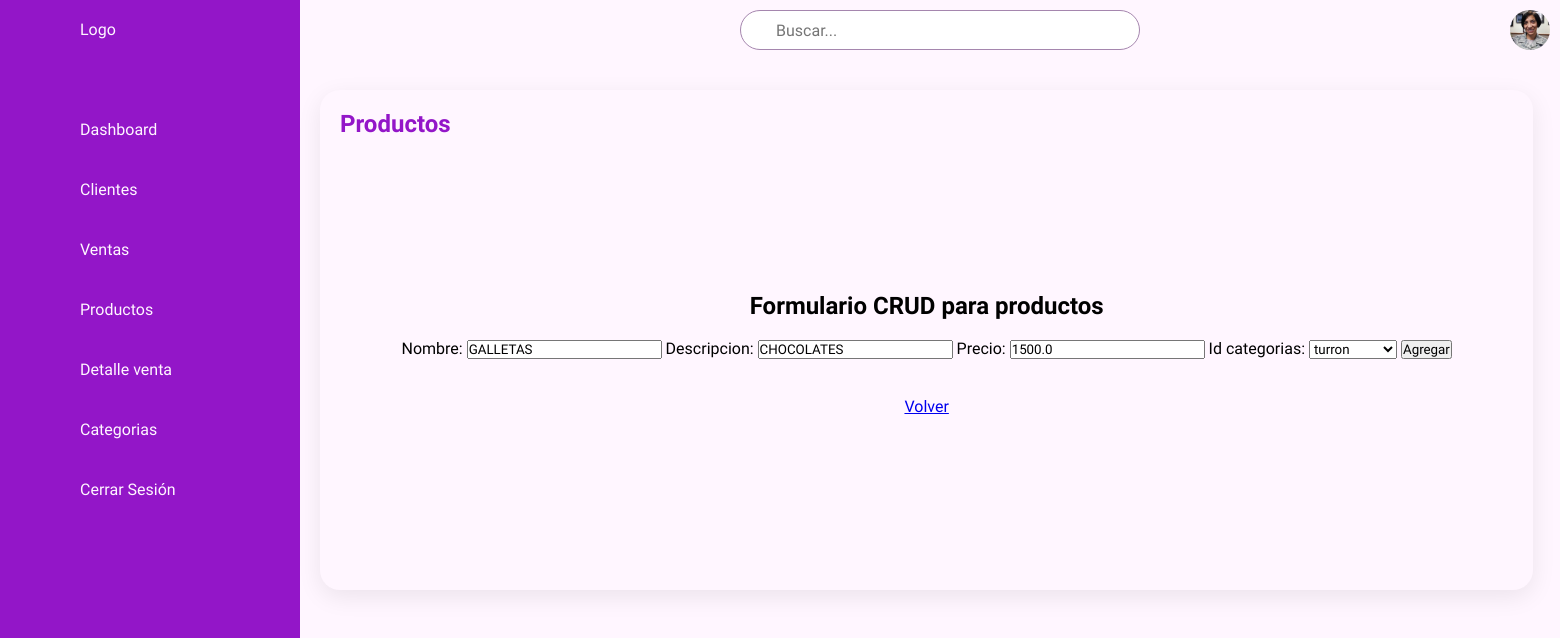
/productos_findEdit/1, run on the app's committed database.
### ventas/models.py (models this page shows, shortened)
class Productos(models.Model):
    id_producto = models.AutoField(db_column='idProducto',primary_key=True)
    nombre = models.CharField(max_length=20)
    descripcion = models.CharField(max_length=30)
    precio = models.FloatField(default=0.0,blank=False,null=False)
    id_categorias = models.ForeignKey('Categorias', on_delete=models.CASCADE, db_column='idCategorias')

class Categorias(models.Model):
    id_categorias = models.AutoField(db_column='idCategorias',primary_key=True)
    nombre = models.CharField(max_length=30)
    descripcion = models.CharField(max_length=40)
    def __str__(self):
        return str(self.nombre)

### ventas/views.py (the view)
# urls.py: path('productos_findEdit/<str:pk>', productos_findEdit, name='productos_findEdit'),
def productos_findEdit(request, pk):
    try:
        producto=Productos.objects.get(id_producto=pk)
        context={}
        if producto:
            print("Edit encontro el producto...")
            if request.method == "POST":
                print("edit, es un POST")
                form = ProductoForm(request.POST,instance=producto)
                form.save()
                mensaje="Bien, datos actualizados..."
                print(mensaje)
                context = {'producto':producto, 'form':form, 'mensaje':mensaje}
                return render(request,'ventas/productos_edit.html', context)
            else:
                print("edit, No es un POST")
                form = ProductoForm(instance=producto)
                mensaje=""
                context = {'producto':producto, 'form':form, 'mensaje':mensaje}
                return render(request,'ventas/productos_edit.html', context)
    except:
        print("Error, id no existe...")
        producto= ProductoForm.objects.all()
        mensaje="Error, id no existe"
        context={'mensaje':mensaje,'producto':producto}
        return render(request, 'ventas/productos.html', context)

### ventas/forms.py
class ProductoForm(forms.ModelForm):
    class Meta:
        model = Productos
        fields = ['nombre', 'descripcion', 'precio', 'id_categorias']

### ventas/templates/ventas/productos_edit.html (shortened to what this page needs)
<!DOCTYPE html>
<html lang="en">
<head>
    {% load static %}
    <link rel="stylesheet" href="{% static 'ventas/css/clientes.css' %}">
</head>
<body>
    <section>
        <div class="nav">
            <ul>
                <li>
                    <a href="#">
                        <span class="icono"></span>
                        <span class="titulo">Logo</span>
                    </a>
                </li>
                <li>
                    <a href="{% url 'dashboard' %}">
                        <span class="icono"></span>
                        <span class="titulo">Dashboard</span>
                    </a>
                </li>
                <li>
                    <a href="{% url 'clientes' %}">
                        <span class="icono"></span>
                        <span class="titulo">Clientes</span>
                    </a>
                </li>
                <li>
                    <a href="{% url 'ventas' %}">
                        <span class="icono"></span>
                        <span class="titulo">Ventas</span>
                    </a>
                </li>
                <li>
                    <a href="{% url 'productos' %}">
                        <span class="icono"></span>
                        <span class="titulo">Productos</span>
                    </a>
                </li>
                <li>
                    <a href="{% url 'detalles_ventas' %}">
                        <span class="icono"></span>
                        <span class="titulo">Detalle venta</span>
                    </a>
                </li>
                <li>
                    <a href="{% url 'categorias' %}">
                        <span class="icono"></span>
                        <span class="titulo">Categorias</span>
                    </a>
                </li>
                <li>
                    <a href="{% url 'index' %}">
                        <span class="icono"></span>
                        <span class="titulo">Cerrar Sesión</span>
                    </a>
                </li>
            </ul>
        </div>
        <div class="container">
            <div class="topbar">
                <div class="toggle">
                </div>
                <div class="buscar">
                    <label for="">
                        <input type="text" placeholder="Buscar..." name="" id="">
                    </label>
                </div>
                <div class="perfil-usuario">
                    <img src="imgdashboard/profile-photo1.jpg" alt="">
                </div>
            </div>
            <div class="detalles">
                <div class="clientes">
                    <div class="header">
                        <h2>Productos</h2>
                    </div>
                    <div style="text-align: center;">
                        <h2>Formulario CRUD para productos</h2><br>
                        <form action="" method="post">
                            {{ form.as_table }}
                            <input type="submit" value="Agregar">
                        </form><br><br>
                        <a href="{% url 'categorias' %}">Volver</a>
                    </div>
                </div>
            </div>
        </div>
    </section>
</body>
</html>

### ventas/static/ventas/css/clientes.css (style rules this page uses)
:root { --white: #fff6ff; --purple: #9316c8; --dark-rose: #a586ae; --black: #221824; --font: 'Raleway' , sans-serif; }
* { margin: 0; padding: 0; box-sizing: border-box; font-family: var(--font); }
body { background: var(--white); overflow-x: hidden; }
section { position: relative; width: 100%; }
.nav { position: fixed; width: 300px; height: 100%; background: var(--purple); border-left: 10px solid var(--purple); overflow: hidden; transition: 0.4s; }
.nav ul { position: absolute; top: 0; left: 0; width: 100%; }
.nav ul li { position: relative; width: 200%; list-style: none; border-top-left-radius: 10px; border-bottom-left-radius: 10px; }
.nav ul li:nth-child(1) { margin-bottom: 40px; pointer-events: none; }
.nav ul li a { position: relative; display: flex; width: 100%; color: var(--white); text-decoration: none; }
.nav ul li a .icono { position: relative; display: block; min-width: 60px; height: 60px; line-height: 75px; text-align: center; }
.nav ul li a .titulo { position: relative; display: block; padding: 0 10px; height: 60px; line-height: 60px; text-align: start; white-space: nowrap; }
.container { position: absolute; width: calc(100% - 300px); left: 300px; min-width: 100vh; background: var(--white); transition: 0.4s; }
.container .topbar { width: 100%; height: 60px; display: flex; justify-content: space-between; align-items: center; padding: 0 10px; }
.container .topbar .toggle { position: relative; width: 60px; height: 60px; display: flex; justify-content: center; align-items: center; font-size: 2.5em; cursor: pointer; }
.container .topbar .buscar { position: relative; width: 400px; margin: 0 10px; }
.container .topbar .buscar label { position: relative; width: 100%; }
.container .topbar .buscar label input { width: 100%; height: 40px; border-radius: 40px; padding: 5px 20px; padding-left: 35px; font-size: 1em; outline: none; border: 1px solid var(--dark-rose); }
.container .topbar .perfil-usuario { position: relative; width: 40px; height: 40px; border-radius: 50%; overflow: hidden; cursor: pointer; }
.container .topbar .perfil-usuario img { position: absolute; top: 0; left: 0; width: 100%; height: 100%; object-fit: cover; }
.detalles { position: relative; width: 150%; padding: 20px; display: grid; grid-template-columns: 2fr 1fr; grid-gap: 30px; margin-top: 10px; }
.detalles .clientes { position: relative; display: grid; min-height: 500px; background: var(--white); padding: 20px; box-shadow: 0 7px 25px rgba(0, 0, 0, 0.08); border-radius: 20px; }
.header { display: flex; justify-content: space-between; align-items: flex-start; }
.header h2 { font-weight: 700; color: var(--purple); }

### data on the page
Productos: nombre "GALLETAS", descripcion "CHOCOLATES", precio "1500.0"
